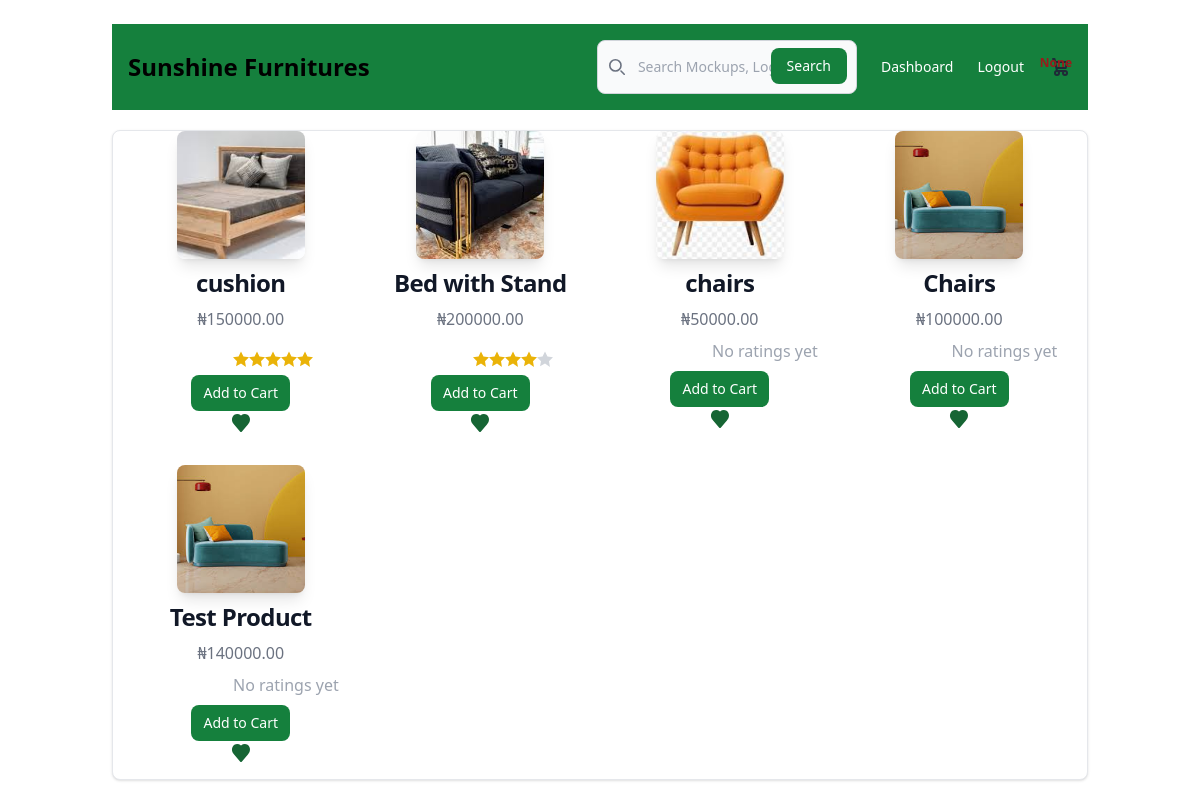
Page / (signed in) on the committed database.
### Store/models.py (models this page shows, shortened)
class Product(models.Model):
    store = models.ForeignKey(Mystore, on_delete=models.CASCADE, related_name="products")
    name = models.CharField(max_length=50)
    price = models.PositiveIntegerField(default=1)
    description = models.CharField(max_length=100)
    image = models.ImageField(upload_to='productimages')

### User/views.py (the view)
# urls.py: path('',views.index, name='index' ),
@login_required
def index(request):
    cart_count = Cart.objects.filter(user=request.user).aggregate(Sum('quantity'))['quantity__sum']
    store = Mystore.objects.filter(owner=request.user)
    products = Product.objects.annotate(avg_rating=Avg('reviews__rating'))
    search_term = request.GET.get('search', '')
    if search_term:
        products = products.filter(Q(name__icontains=search_term) | Q(description__icontains=search_term))
    return render(
        request,
        "User/index.html",
        {
            "cart_count": cart_count,
            "products": products,
            "store": store,
            "search_term": search_term,
        },
    )

### User/templates/User/index.html (shortened to what this page needs)
{% extends "User/base.html"%}
{% block content %}
<nav class="bg-green-700 border-white dark:bg-green-900">
    <div class="flex flex-wrap justify-between items-center mx-auto max-w-screen-xl p-4">
        <a href="{% url "index"%}" class="flex items-center space-x-3 rtl:space-x-reverse">
            <span class="self-center text-2xl font-semibold whitespace-nowrap dark:text-white">Sunshine Furnitures</span>
        </a>
        <div class="flex items-center space-x-6 rtl:space-x-reverse">
            <form class="max-w-md mx-auto" action="{% url "search" %}">
                <div class="relative">
                    <div class="absolute inset-y-0 start-0 flex items-center ps-3 pointer-events-none">
                    </div>
                    <input type="search" name="search" id="search" value="{{ search_term }}" class="block w-full p-4 ps-10 text-sm text-gray-900 border border-gray-300 rounded-lg bg-gray-50 focus:ring-green-500 focus:border-green-500 dark:bg-gray-700 dark:border-gray-600 dark:placeholder-gray-400 dark:text-white dark:focus:ring-green-500 dark:focus:border-green-500" placeholder="Search Mockups, Logos..." required />
                    <button type="submit" class="text-white absolute end-2.5 bottom-2.5 bg-green-700 hover:bg-green-800 focus:ring-4 focus:outline-none focus:ring-green-300 font-medium rounded-lg text-sm px-4 py-2 dark:bg-green-600 dark:hover:bg-green-700 dark:focus:ring-green-800">Search</button>
                </div>
            </form>
            {% if user.is_authenticated %}
            {%if request.user.role == "buyer"%}
            <a href="{% url "buyerdashboard"%}" class="text-sm  text-white dark:text-white hover:underline">Dashboard</a>
            {%endif%}
            <a href="{% url "logout"%}" class="text-sm  text-white dark:text-white hover:underline">Logout</a>
            {% else %}
                <a href="{% url "signup"%}" class="text-sm  text-white dark:text-white hover:underline">Create Account</a>
                <a href="{% url "signin"%}" class="text-sm  text-white dark:text-white hover:underline">Login</a>
            {% endif %}
            <a href="{% url 'view_cart' %}" class="relative inline-block">
              <span class="text-xs text-red-800 absolute top-0 font-bold right-0">{{cart_count}}</span>
            </a>
        </div>
    </div>
</nav>
<div class="bg-white border border-gray-200 mt-5 grid grid-cols-1 sm:grid-cols-2 lg:grid-cols-4 gap-4 px-4 rounded-lg shadow">
    {% for product in products %}
    <div class="border-gray-200">
        <a href="{% url "product_detail" product.id%}">
            <img class="w-32 h-32 object-cover mx-auto rounded-lg shadow-lg" src="{{ product.image.url|default:'#' }}" alt="{{ product.name }}" />
        </a>
        <div class="p-2 text-center">
            <a href="{% url "product_detail" product.id%}">
                <h5 class="mb-2 text-2xl font-bold tracking-tight text-gray-900">{{ product.name }}</h5>
            </a>
            <p class="text-gray-500">₦{{ product.price|floatformat:2 }}</p>
            <div class="flex items-center mt-2">
            {% if product.avg_rating %}
            <div class="flex mt-3 ml-24 mb-2">
                {% for i in "12345" %}
                    {% if i <= product.avg_rating|floatformat:0 %}
                        <svg class="w-4 h-4 text-yellow-500" xmlns="http://www.w3.org/2000/svg" fill="currentColor" viewBox="0 0 24 24">
                            <path d="M12 .587l3.668 7.568L24 9.432l-6 6.117 1.417 8.451L12 18.899l-7.417 4.101L6 15.549 0 9.432l8.332-1.277L12 .587z" />
                        </svg>
                    {% else %}
                        <svg class="w-4 h-4 text-gray-300" xmlns="http://www.w3.org/2000/svg" fill="currentColor" viewBox="0 0 24 24">
                            <path d="M12 .587l3.668 7.568L24 9.432l-6 6.117 1.417 8.451L12 18.899l-7.417 4.101L6 15.549 0 9.432l8.332-1.277L12 .587z" />
                        </svg>
                    {% endif %}
                {% endfor %}
            </div>
        {% else %}
            <p class="text-gray-400 ml-24 mb-2">No ratings yet</p>
        {% endif %}
            </div>
            <form action="{% url 'add_to_cart' product.id %}" method="POST">
                <button type="submit" class="inline-flex items-center px-3 py-2 text-sm font-medium text-center text-white bg-green-700 rounded-lg hover:bg-green-800 focus:ring-4 focus:outline-none focus:ring-green-300 dark:bg-green-600 dark:hover:bg-green-700 dark:focus:ring-green-800">
                    Add to Cart
                </button>
            </form>
            <form action="{% url 'add_to_wishlist' product.id %}" method="POST">
                <button type="submit" class="text-green-800 hover:text-red-500 dark:text-green">
                </button>
            </form>
        </div>
    </div>
    {% empty %}
    <p class="text-center col-span-full text-gray-500">No products available.</p>
    {% endfor %}
</div>
</div>
{% endblock content %}

### rows in the picture
Product: image (picture), name "cushion", price "150000.00"
Product: image (picture), name "Bed with Stand", price "200000.00"
Product: image (picture), name "chairs", price "50000.00", shows "No ratings yet"
Product: image (picture), name "Chairs", price "100000.00", shows "No ratings yet"
Product: image (picture), name "Test Product", price "140000.00", shows "No ratings yet"

### other values in the picture
{{ cart_count }} "None"
